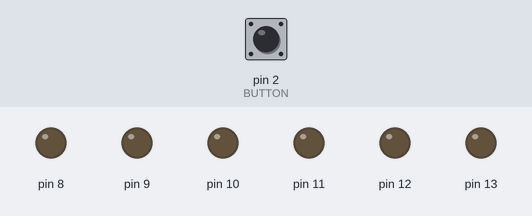
A sketch run on a simulated Arduino Uno, built with avr-gcc and run on an emulated ATmega328P. Parts: output pins drawn as LEDs (lit = HIGH). Dashed ring = blinking. The inputs (shaded band) are chosen by the test bench; at power-on: pin 2 (BUTTON) HIGH.

Above: at 1.2 s.
1.3 s: pin 2 (BUTTON) pulled LOW for 0.15 s
At 1.45 s:
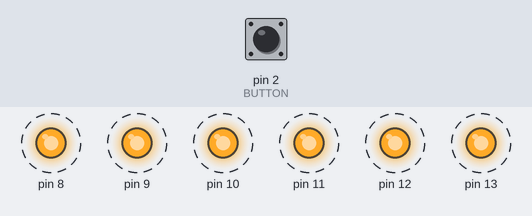
4.4 s: pin 2 (BUTTON) pulled LOW for 3.2 s
9.1 s: pin 2 (BUTTON) pulled LOW for 1 s
Timing chart, 0 to 15.1 s (numbered marks = the images above; inputs shaded):
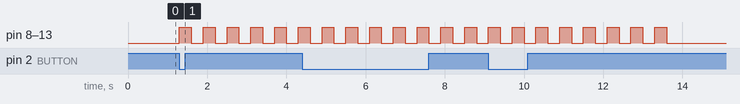

The sketch:

G01_P11_FOR_LOOP.ino
```cpp
/*
   Board: Arduino UNO

   Poject Description: When PUSH BUTTON pressed the LEDs will be ON
   for 300ms then OFF for 300ms for ONLY seven times.

   url: https://github.com/sfad/arduino_projects
*/

#define BUTTON 2

void setup() {
    DDRB = 0b00111111;              // set pins 0-6 of PORT B as OUTPUT
    pinMode(BUTTON, INPUT_PULLUP);  // configure pin #2 with internal builtin
                                    // pullup resistor
}

void loop() {
    if (digitalRead(BUTTON) == LOW) {
        for (int i = 0; i < 7; i++) {
            PORTB = 0x3F;
            delay(300);
            PORTB = 0;
            delay(300);
        }
    }
}
```

Measured:
- after the input at 1.3 s, pin 8–13: alternates HIGH for 0.30 s and LOW for 0.30 s, starting at once
